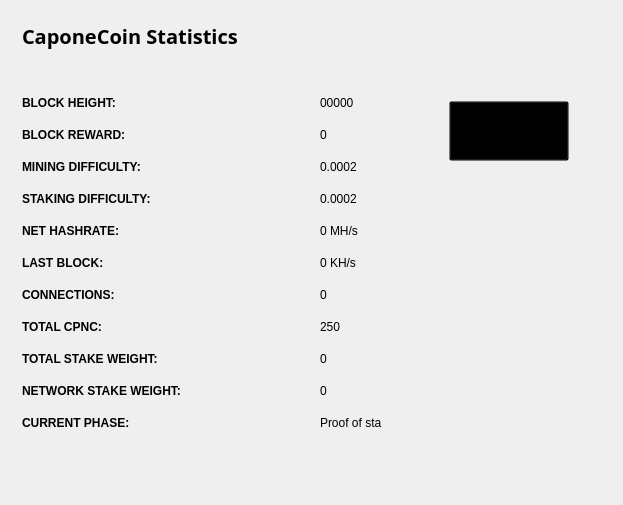
<?xml version="1.0" encoding="UTF-8"?>
<ui version="4.0">
 <class>StatisticsPage</class>
 <widget class="QWidget" name="StatisticsPage">
  <property name="windowModality">
   <enum>Qt::NonModal</enum>
  </property>
  <property name="geometry">
   <rect>
    <x>0</x>
    <y>0</y>
    <width>623</width>
    <height>505</height>
   </rect>
  </property>
  <property name="windowTitle">
   <string>Digging</string>
  </property>
  <property name="styleSheet">
   <string notr="true">color:#ffffff;
font-family:'Open Sans,sans-serif';</string>
  </property>
  <layout class="QGridLayout" name="gridLayout">
   <property name="sizeConstraint">
    <enum>QLayout::SetMaximumSize</enum>
   </property>
   <item row="0" column="1">
    <widget class="QFrame" name="frame">
     <property name="minimumSize">
      <size>
       <width>213</width>
       <height>0</height>
      </size>
     </property>
     <property name="styleSheet">
      <string notr="true">color: rgb(0, 0, 0);</string>
     </property>
     <property name="frameShape">
      <enum>QFrame::NoFrame</enum>
     </property>
     <property name="frameShadow">
      <enum>QFrame::Raised</enum>
     </property>
     <widget class="QPushButton" name="startButton">
      <property name="geometry">
       <rect>
        <x>50</x>
        <y>90</y>
        <width>120</width>
        <height>60</height>
       </rect>
      </property>
      <property name="sizePolicy">
       <sizepolicy hsizetype="Fixed" vsizetype="Fixed">
        <horstretch>0</horstretch>
        <verstretch>0</verstretch>
       </sizepolicy>
      </property>
      <property name="minimumSize">
       <size>
        <width>120</width>
        <height>60</height>
       </size>
      </property>
      <property name="styleSheet">
       <string notr="true">background:transparent; color: rgb(0, 0, 0);</string>
      </property>
      <property name="text">
       <string>Update Statistics</string>
      </property>
     </widget>
    </widget>
   </item>
   <item row="0" column="0">
    <widget class="QFrame" name="gridFrame_2">
     <layout class="QGridLayout" name="gridLayout_4">
      <item row="3" column="0">
       <layout class="QFormLayout" name="formLayout_2">
        <property name="fieldGrowthPolicy">
         <enum>QFormLayout::FieldsStayAtSizeHint</enum>
        </property>
        <property name="horizontalSpacing">
         <number>139</number>
        </property>
        <property name="verticalSpacing">
         <number>18</number>
        </property>
        <property name="rightMargin">
         <number>0</number>
        </property>
        <item row="1" column="0">
         <widget class="QLabel" name="label_14">
          <property name="styleSheet">
           <string notr="true">color: rgb(0, 0, 0);</string>
          </property>
          <property name="text">
           <string>&lt;html&gt;&lt;head/&gt;&lt;body&gt;&lt;p&gt;&lt;span style=&quot; font-weight:600; color: rgb(0, 0, 0);;&quot;&gt;BLOCK HEIGHT:&lt;/span&gt;&lt;/p&gt;&lt;/body&gt;&lt;/html&gt;</string>
          </property>
         </widget>
        </item>
        <item row="1" column="1">
         <widget class="QLabel" name="heightBox">
          <property name="styleSheet">
           <string notr="true">color: rgb(0, 0, 0);</string>
          </property>
          <property name="text">
           <string>00000</string>
          </property>
         </widget>
        </item>
        <item row="2" column="0">
         <widget class="QLabel" name="label_12">
          <property name="styleSheet">
           <string notr="true">color: rgb(0, 0, 255);</string>
          </property>
          <property name="text">
           <string>&lt;html&gt;&lt;head/&gt;&lt;body&gt;&lt;p&gt;&lt;span style=&quot; font-weight:600; color: rgb(0, 0, 0);;&quot;&gt;BLOCK REWARD:&lt;/span&gt;&lt;/p&gt;&lt;/body&gt;&lt;/html&gt;</string>
          </property>
         </widget>
        </item>
        <item row="2" column="1">
         <widget class="QLabel" name="rewardBox">
          <property name="styleSheet">
           <string notr="true">color: rgb(0, 0, 0);</string>
          </property>
          <property name="text">
           <string>0</string>
          </property>
         </widget>
        </item>
        <item row="3" column="0">
         <widget class="QLabel" name="label_13">
          <property name="styleSheet">
           <string notr="true">color: rgb(0, 0, 255);</string>
          </property>
          <property name="text">
           <string>&lt;html&gt;&lt;head/&gt;&lt;body&gt;&lt;p&gt;&lt;span style=&quot; font-weight:600; color: rgb(0, 0, 0);;&quot;&gt;MINING DIFFICULTY:&lt;/span&gt;&lt;/p&gt;&lt;/body&gt;&lt;/html&gt;</string>
          </property>
         </widget>
        </item>
        <item row="3" column="1">
         <widget class="QLabel" name="diffBox">
          <property name="styleSheet">
           <string notr="true">color: rgb(0, 0, 0);</string>
          </property>
          <property name="text">
           <string>0.0002</string>
          </property>
         </widget>
        </item>
        <item row="4" column="0">
         <widget class="QLabel" name="label_9">
          <property name="styleSheet">
           <string notr="true">color: rgb(0, 0, 255);</string>
          </property>
          <property name="text">
           <string>&lt;html&gt;&lt;head/&gt;&lt;body&gt;&lt;p&gt;&lt;span style=&quot; font-weight:600; color: rgb(0, 0, 0);;&quot;&gt;STAKING DIFFICULTY:&lt;/span&gt;&lt;/p&gt;&lt;/body&gt;&lt;/html&gt;</string>
          </property>
         </widget>
        </item>
        <item row="4" column="1">
         <widget class="QLabel" name="diffBox2">
          <property name="styleSheet">
           <string notr="true">color: rgb(0, 0, 0);</string>
          </property>
          <property name="text">
           <string>0.0002</string>
          </property>
         </widget>
        </item>
        <item row="5" column="1">
         <widget class="QLabel" name="pawrateBox">
          <property name="styleSheet">
           <string notr="true">color: rgb(0, 0, 0);</string>
          </property>
          <property name="text">
           <string>0 MH/s</string>
          </property>
         </widget>
        </item>
        <item row="6" column="0">
         <widget class="QLabel" name="label3_2">
          <property name="sizePolicy">
           <sizepolicy hsizetype="Preferred" vsizetype="Maximum">
            <horstretch>0</horstretch>
            <verstretch>0</verstretch>
           </sizepolicy>
          </property>
          <property name="styleSheet">
           <string notr="true">color: rgb(0, 0, 255);</string>
          </property>
          <property name="text">
           <string>&lt;html&gt;&lt;head/&gt;&lt;body&gt;&lt;p&gt;&lt;span style=&quot; font-weight:600; color: rgb(0, 0, 0);;&quot;&gt;LAST BLOCK:&lt;/span&gt;&lt;/p&gt;&lt;/body&gt;&lt;/html&gt;</string>
          </property>
         </widget>
        </item>
        <item row="6" column="1">
         <widget class="QLabel" name="localBox">
          <property name="styleSheet">
           <string notr="true">color: rgb(0, 0, 0);</string>
          </property>
          <property name="text">
           <string>0 KH/s</string>
          </property>
         </widget>
        </item>
        <item row="7" column="0">
         <widget class="QLabel" name="label1_2">
          <property name="styleSheet">
           <string notr="true">color: rgb(0, 0, 255);</string>
          </property>
          <property name="text">
           <string>&lt;html&gt;&lt;head/&gt;&lt;body&gt;&lt;p&gt;&lt;span style=&quot; font-weight:600; color: rgb(0, 0, 0);;&quot;&gt;CONNECTIONS:&lt;/span&gt;&lt;/p&gt;&lt;/body&gt;&lt;/html&gt;</string>
          </property>
         </widget>
        </item>
        <item row="7" column="1">
         <widget class="QLabel" name="connectionBox">
          <property name="styleSheet">
           <string notr="true">color: rgb(0, 0, 0);</string>
          </property>
          <property name="text">
           <string>0</string>
          </property>
         </widget>
        </item>
        <item row="8" column="0">
         <widget class="QLabel" name="label_8">
          <property name="styleSheet">
           <string notr="true">color: rgb(0, 0, 255);</string>
          </property>
          <property name="text">
           <string>&lt;html&gt;&lt;head/&gt;&lt;body&gt;&lt;p&gt;&lt;span style=&quot; font-weight:600; color: rgb(0, 0, 0);;&quot;&gt;TOTAL CPNC:&lt;/span&gt;&lt;/p&gt;&lt;/body&gt;&lt;/html&gt;</string>
          </property>
         </widget>
        </item>
        <item row="8" column="1">
         <widget class="QLabel" name="volumeBox">
          <property name="styleSheet">
           <string notr="true">color: rgb(0, 0, 0);</string>
          </property>
          <property name="text">
           <string>250</string>
          </property>
         </widget>
        </item>
        <item row="9" column="0">
         <widget class="QLabel" name="label_10">
          <property name="styleSheet">
           <string notr="true">color: rgb(0, 0, 255);</string>
          </property>
          <property name="text">
           <string>&lt;html&gt;&lt;head/&gt;&lt;body&gt;&lt;p&gt;&lt;span style=&quot; font-weight:600; color: rgb(0, 0, 0);;&quot;&gt;TOTAL STAKE WEIGHT:&lt;/span&gt;&lt;/p&gt;&lt;/body&gt;&lt;/html&gt;</string>
          </property>
         </widget>
        </item>
        <item row="9" column="1">
         <widget class="QLabel" name="minBox">
          <property name="styleSheet">
           <string notr="true">color: rgb(0, 0, 0);</string>
          </property>
          <property name="text">
           <string>0</string>
          </property>
         </widget>
        </item>
        <item row="10" column="0">
         <widget class="QLabel" name="label_11">
          <property name="styleSheet">
           <string notr="true">color: rgb(0, 0, 255);</string>
          </property>
          <property name="text">
           <string>&lt;html&gt;&lt;head/&gt;&lt;body&gt;&lt;p&gt;&lt;span style=&quot; font-weight:600; color: rgb(0, 0, 0);;&quot;&gt;NETWORK STAKE WEIGHT:&lt;/span&gt;&lt;/p&gt;&lt;/body&gt;&lt;/html&gt;</string>
          </property>
         </widget>
        </item>
        <item row="10" column="1">
         <widget class="QLabel" name="maxBox">
          <property name="styleSheet">
           <string notr="true">color: rgb(0, 0, 0);</string>
          </property>
          <property name="text">
           <string>0</string>
          </property>
         </widget>
        </item>
        <item row="11" column="0">
         <widget class="QLabel" name="label_15">
          <property name="styleSheet">
           <string notr="true">color: rgb(0, 0, 255);</string>
          </property>
          <property name="text">
           <string>&lt;html&gt;&lt;head/&gt;&lt;body&gt;&lt;p&gt;&lt;span style=&quot; font-weight:600; color: rgb(0, 0, 0);;&quot;&gt;CURRENT PHASE:&lt;/span&gt;&lt;/p&gt;&lt;/body&gt;&lt;/html&gt;</string>
          </property>
         </widget>
        </item>
        <item row="11" column="1">
         <widget class="QLabel" name="cBox">
          <property name="styleSheet">
           <string notr="true">color: rgb(0, 0, 0);</string>
          </property>
          <property name="text">
           <string>Proof of stake</string>
          </property>
         </widget>
        </item>
        <item row="5" column="0">
         <widget class="QLabel" name="label_16">
          <property name="styleSheet">
           <string notr="true">color: rgb(0, 0, 255);</string>
          </property>
          <property name="text">
           <string>&lt;html&gt;&lt;head/&gt;&lt;body&gt;&lt;p&gt;&lt;span style=&quot; font-weight:600; color: rgb(0, 0, 0);;&quot;&gt;NET HASHRATE:&lt;/span&gt;&lt;/p&gt;&lt;/body&gt;&lt;/html&gt;</string>
          </property>
         </widget>
        </item>
       </layout>
      </item>
      <item row="1" column="0">
       <layout class="QHBoxLayout" name="horizontalLayout_4">
        <property name="spacing">
         <number>7</number>
        </property>
        <item>
         <widget class="QLabel" name="label_5">
          <property name="font">
           <font>
            <family>Open Sans,sans-serif</family>
           </font>
          </property>
          <property name="styleSheet">
           <string notr="true">color: rgb(0, 0, 0);</string>
          </property>
          <property name="text">
           <string>&lt;html&gt;&lt;head/&gt;&lt;body&gt;&lt;p&gt;&lt;span style=&quot; font-size:20px; font-weight:600; color: rgb(0, 0, 0);;&quot;&gt;CaponeCoin Statistics&lt;/span&gt;&lt;/p&gt;&lt;/body&gt;&lt;/html&gt;</string>
          </property>
         </widget>
        </item>
        <item>
         <spacer name="horizontalSpacer_2">
          <property name="orientation">
           <enum>Qt::Horizontal</enum>
          </property>
          <property name="sizeHint" stdset="0">
           <size>
            <width>40</width>
            <height>20</height>
           </size>
          </property>
         </spacer>
        </item>
       </layout>
      </item>
      <item row="2" column="0">
       <spacer name="verticalSpacer_2">
        <property name="orientation">
         <enum>Qt::Vertical</enum>
        </property>
        <property name="sizeHint" stdset="0">
         <size>
          <width>20</width>
          <height>40</height>
         </size>
        </property>
       </spacer>
      </item>
     </layout>
    </widget>
   </item>
   <item row="1" column="0">
    <spacer name="verticalSpacer">
     <property name="orientation">
      <enum>Qt::Vertical</enum>
     </property>
     <property name="sizeHint" stdset="0">
      <size>
       <width>20</width>
       <height>40</height>
      </size>
     </property>
    </spacer>
   </item>
  </layout>
 </widget>
 <layoutdefault spacing="6" margin="11"/>
 <resources/>
 <connections/>
</ui>
